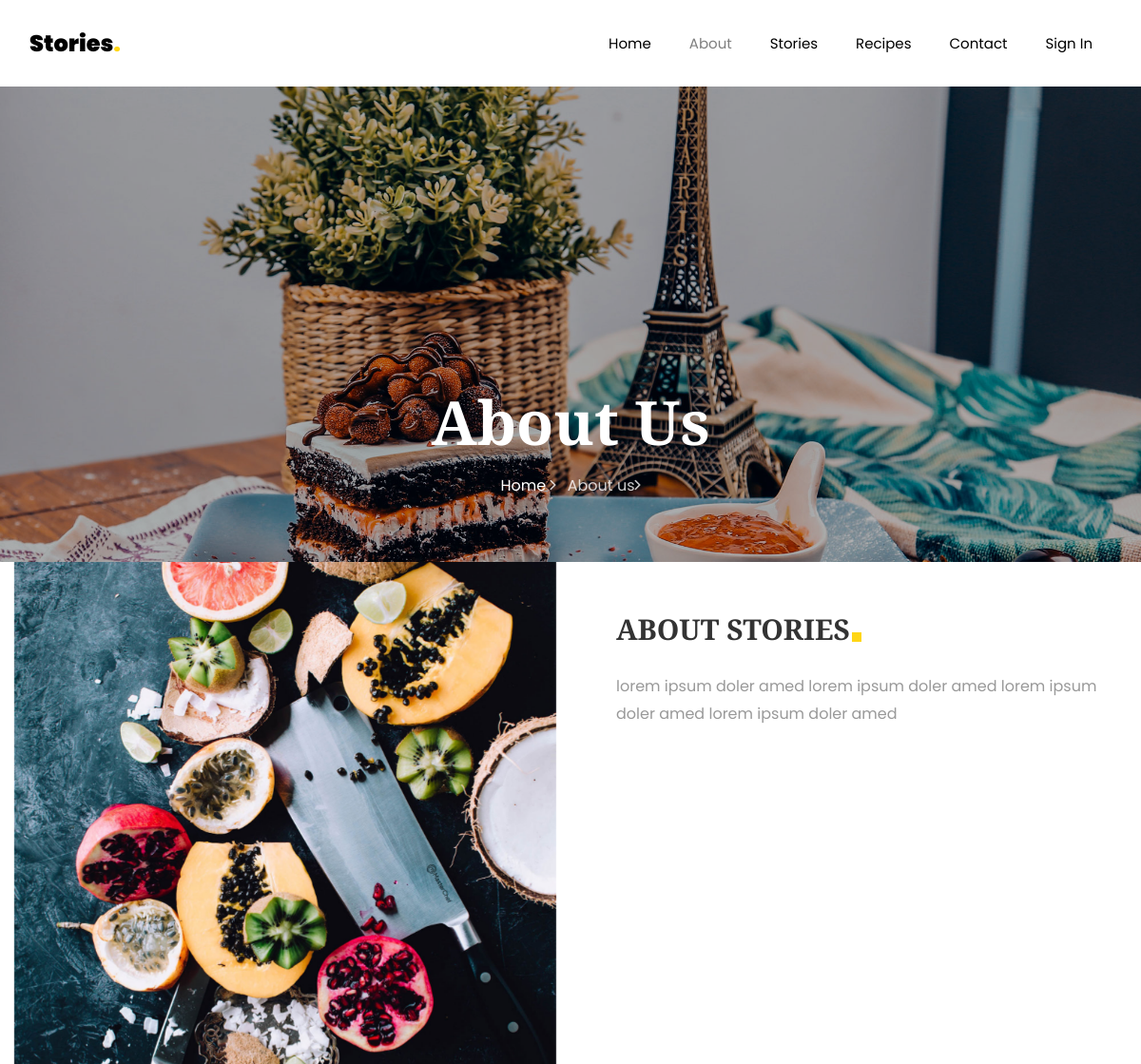
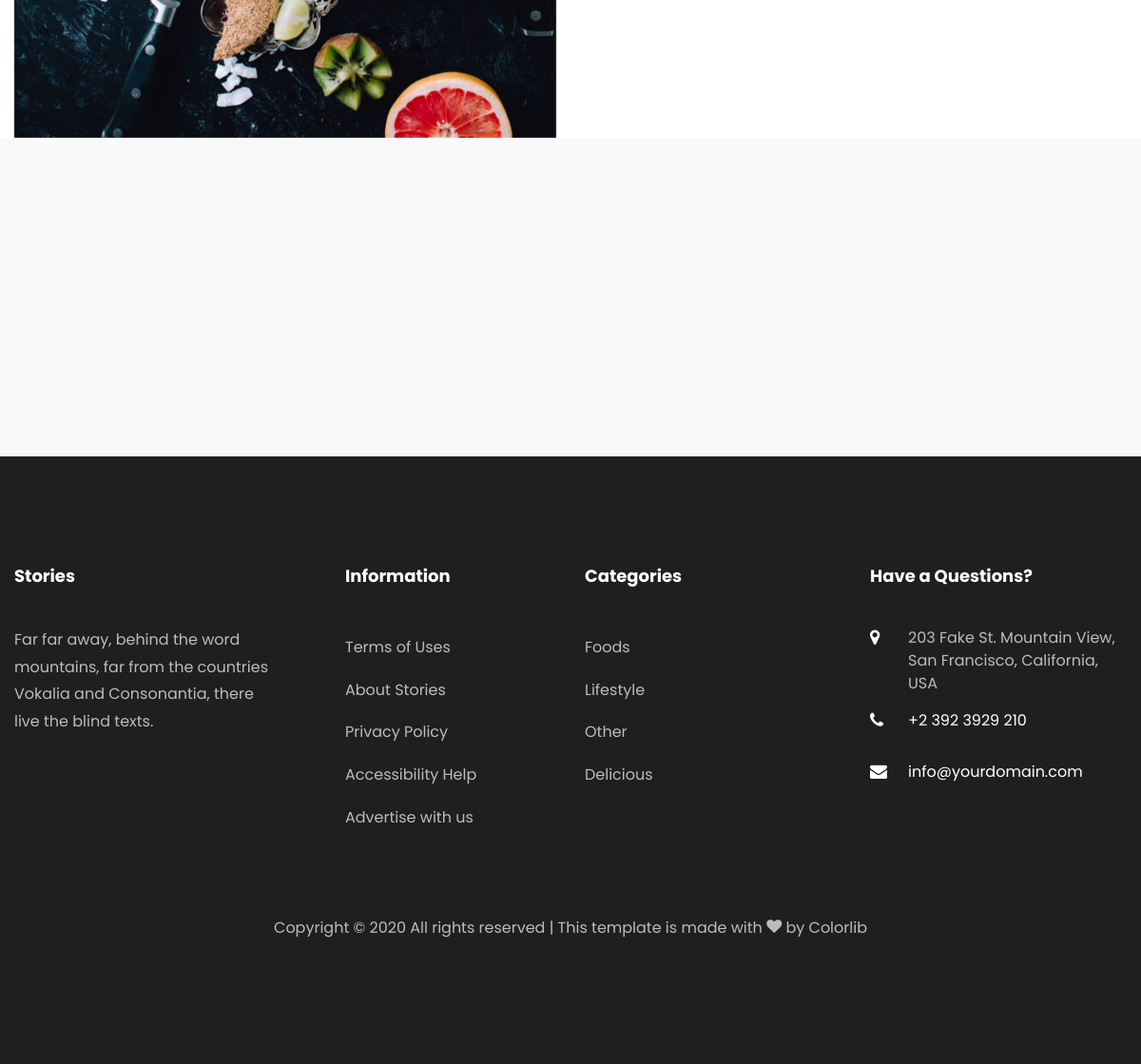
The page /about/ on the database its author committed (2 pictures, top to bottom).
### stories/models.py (models this page shows, shortened)
class NavLink(models.Model):
    title = models.CharField(max_length=255,blank=False,null=False)
    url = models.CharField(max_length=255,blank=True)
    active = models.BooleanField(default=True)
    created_at = models.DateTimeField(auto_now_add=True)
    updated_at = models.DateTimeField(auto_now=True)

class AboutPagePicture(models.Model):
    first_image = models.ImageField(upload_to='proj_pics')
    second_image = models.ImageField(upload_to='proj_pics',default='')
    created_at = models.DateTimeField(auto_now_add=True)
    updated_at = models.DateTimeField(auto_now=True)

class AboutPage(models.Model):
    title = models.CharField(max_length=255,blank=False,null=True)
    description = models.TextField(blank=False,null=True)
    created_at = models.DateTimeField(auto_now_add=True)
    updated_at = models.DateTimeField(auto_now=True)

class Category(models.Model):
    title = models.CharField(max_length=50,blank=False,null=True)
    image = models.ImageField(upload_to='categories',blank=False)
    updated_at = models.DateTimeField(auto_now = True)
    created_at = models.DateTimeField(auto_now_add = True)

### stories/views.py (the view)
# urls.py: path('about/',AboutView.as_view(),name='about'),
class AboutView(TemplateView):
    template_name='about.html'
    def get_context_data(self, **kwargs):
        context = super().get_context_data(**kwargs)
        context["content"] = AboutPage.objects.last()
        img = AboutPagePicture.objects.all()
        images=[]
        for i in img:
            images.append(i.first_image)
            images.append(i.second_image)
            context['images'] = images
        return context

### stories/templatetags/base_filters.py (called while the page is built)
@register.simple_tag
def get_nav_links():
    return NavLink.objects.filter(active=True)

@register.simple_tag
def get_subscribe_page():
    return SubscribePage.objects.all().last()

@register.simple_tag
def get_category_list():
    return Category.objects.all()

@register.filter
def custom_capitalize(value,mode):
    if mode == 'upper':
        return value.upper()
    elif mode == 'lower':
        return value.lower()

### stories/templates/about.html (shortened to what this page needs)
{% extends 'base/base.html' %}
{% load static base_filters %}
{% block content %}
<section class="hero-wrap hero-wrap-2" style="background-image: url(../media/{{images.0}});">
    <div class="overlay"></div>
    <div class="container">
        <div class="row no-gutters slider-text align-items-end justify-content-center">
            <div class="col-md-9 ftco-animate pb-5 text-center">
                <h1 class="mb-3 bread">About Us</h1>
                <p class="breadcrumbs"><span class="mr-2"><a href="index.html">Home <i
                        class="ion-ios-arrow-forward"></i></a></span> <span>About us<i
                        class="ion-ios-arrow-forward"></i></span></p>
            </div>
        </div>
    </div>
</section>
<section class="ftco-counter ftco-section ftco-no-pt ftco-no-pb img" id="section-counter">
    <div class="container">
        <div class="row d-flex">
            <div class="col-md-6 d-flex">
                <div class="img d-flex align-self-stretch" style="background-image:url(../media/{{images.1}});"></div>
            </div>
            <div class="col-md-6 pl-md-5 py-5">
                <div class="row justify-content-start pb-3">
                    <div class="col-md-12 heading-section ftco-animate">
                        <h2 class="mb-4"><span>{{content.title|custom_capitalize:'upper'}}</span></h2>
                        <p>{{content.description|custom_capitalize:'lower'}}</p>
                    </div>
                </div>
                <div class="row">
                </div>
            </div>
        </div>
    </div>
</section>
{% endblock content %}

### templates/partials/navbar.html (shortened to what this page needs)
{% load base_filters %}
{%  get_nav_links as get_nav %}
    <nav class="navbar navbar-expand-lg navbar-dark bg-dark ftco-navbar-light" id="ftco-navbar">
        <div class="container">
            <a class="navbar-brand" href="{% url 'stories:index' %}">Stories<span>.</span></a>
            <div class="collapse navbar-collapse" id="ftco-nav">
                <ul class="navbar-nav ml-auto">
                {% for links in get_nav %}
                {% if links.url == 'account/login' %}
                {% if not user.is_authenticated %}
                     <li class="nav-item {% if request.resolver_match.url_name == links.url %} active {% endif %}"><a href="/{{links.url}}" class="nav-link">{{links.title}}</a></li>
                    {% endif %}
                    {% else %}
                     {% if not links.url == 'account/register' %}
                    <li class="nav-item {% if request.resolver_match.url_name == links.url %} active {% endif %}"><a href="/{{links.url}}" class="nav-link">{{links.title}}</a></li>
                    {% endif %}
                    {% endif %}
                    {% endfor %}
                </ul>
            </div>
        </div>
    </nav>

### templates/partials/footer.html (shortened to what this page needs)
{% load static %}
{% load base_filters %}
{% get_category_list as category_list%}
 <footer class="ftco-footer ftco-footer-2 ftco-section">
        <div class="container">
            <div class="row mb-5">
                <div class="col-md">
                    <div class="ftco-footer-widget mb-4">
                        <h2 class="ftco-heading-2">Stories</h2>
                        <p>Far far away, behind the word mountains, far from the countries Vokalia and Consonantia, there live the blind texts.</p>
                        <ul class="ftco-footer-social list-unstyled float-md-left float-lft mt-5">
                        </ul>
                    </div>
                </div>
                <div class="col-md">
                    <div class="ftco-footer-widget mb-4 ml-md-5">
                        <h2 class="ftco-heading-2">Information</h2>
                        <ul class="list-unstyled">
                            <li><a href="#" class="py-2 d-block">Terms of Uses</a></li>
                            <li><a href="#" class="py-2 d-block">About Stories</a></li>
                            <li><a href="#" class="py-2 d-block">Privacy Policy</a></li>
                            <li><a href="#" class="py-2 d-block">Accessibility Help</a></li>
                            <li><a href="#" class="py-2 d-block">Advertise with us</a></li>
                        </ul>
                    </div>
                </div>
                <div class="col-md">
                    <div class="ftco-footer-widget mb-4">
                        <h2 class="ftco-heading-2">Categories</h2>
                        <ul class="list-unstyled">
                        {% for category in category_list %}
                            <li><a href="#" class="py-2 d-block">{{category.title}}</a></li>
                        {% endfor %}
                        </ul>
                    </div>
                </div>
                <div class="col-md">
                    <div class="ftco-footer-widget mb-4">
                        <h2 class="ftco-heading-2">Have a Questions?</h2>
                        <div class="block-23 mb-3">
                            <ul>
                                <li><span class="icon icon-map-marker"></span><span class="text">203 Fake St. Mountain View, San Francisco, California, USA</span>
                                </li>
                                <li><a href="#"><span class="icon icon-phone"></span><span
                                    class="text">+2 392 3929 210</span></a></li>
                                <li><a href="#"><span class="icon icon-envelope"></span><span class="text">info@yourdomain.com</span></a>
                                </li>
                            </ul>
                        </div>
                    </div>
                </div>
            </div>
            <div class="row">
                <div class="col-md-12 text-center">
                    <p>
                        Copyright &copy;
                        All rights reserved | This template is made with <i class="icon-heart color-danger" aria-hidden="true"></i> by <a href="https://colorlib.com" target="_blank">Colorlib</a>
                    </p>
                </div>
            </div>
        </div>
    </footer>

### static/css/icomoon.css (style rules this page uses)
[class^="icon-"], [class*=" icon-"] { font-family: 'icomoon' !important; speak: none; font-style: normal; font-weight: normal; font-variant: normal; text-transform: none; line-height: 1; -webkit-font-smoothing: antialiased; -moz-osx-font-smoothing: grayscale; }
.icon-heart:before { content: "\f004"; }
.icon-map-marker:before { content: "\f041"; }
.icon-phone:before { content: "\f095"; }
.icon-envelope:before { content: "\f0e0"; }

### rows shown on the page
NavLink: title "Home"
NavLink: title "About"
NavLink: title "Stories"
NavLink: title "Recipes"
NavLink: title "Contact"
NavLink: title "Sign In"
AboutPagePicture: first_image (picture), second_image (picture)
AboutPage: title|custom_capitalize "ABOUT STORIES", description|custom_capitalize "lorem ipsum doler amed lorem ipsum doler amed lorem ipsum doler amed lorem ipsum doler amed"
Category: title "Foods"
Category: title "Lifestyle"
Category: title "Other"
Category: title "Delicious"
